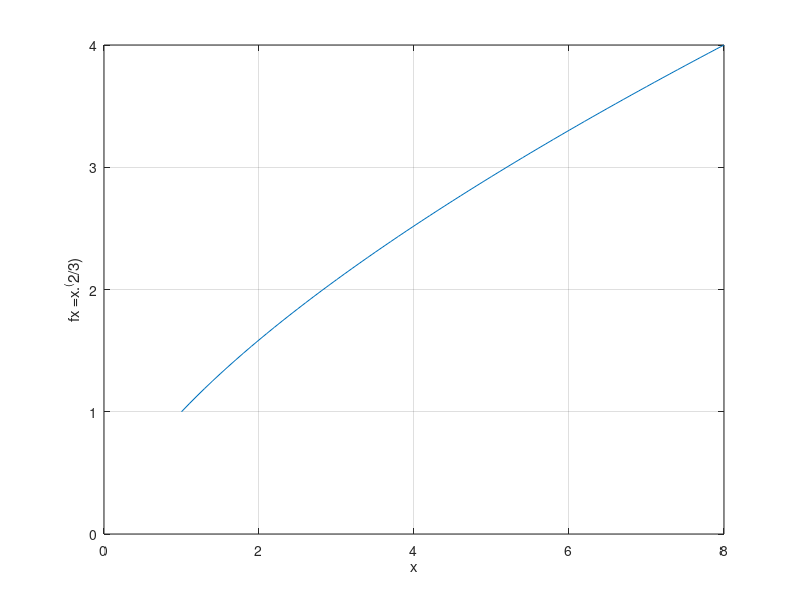

Reproduce this figure in MATLAB.
%% ITESS-TICS
%% Enero-Junio 2024
%% TI201 Cálculo Integral
%% Francisco Javie Montecillo Puente
%% Gráficas
%% 13 mayo 2024

x = 1:0.1:8;
fx = x.^(2/3);

[x' fx']

plot(x, fx)
grid on
xlabel('x')
ylabel('fx =x.^(2/3)')
axis([0,8,0,4])
